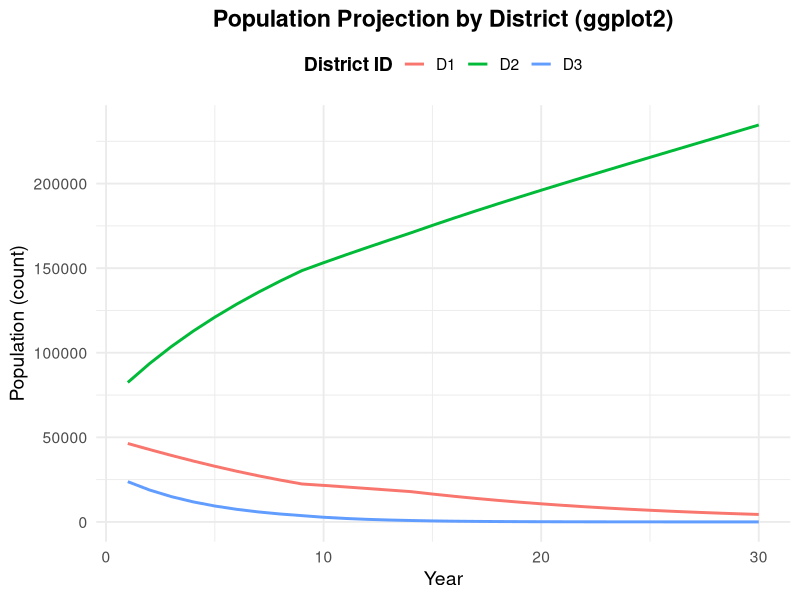

Generate this figure with R:
# --- Ghana District Population Model V1 ---
#
# File Purpose:
# This R script implements Version 1 of a multi-district population projection model,
# notionally for districts in Ghana. It simulates demographic changes over time,
# incorporating dynamic fertility and mortality rates influenced by structural factors,
# inter-district migration based on relative attractiveness, and the impact of
# pre-defined policy interventions on structural indicators.
#
# Components:
# 1. Parameter Initialization: Defines initial district characteristics, demographic
#    coefficients, migration weights, policy settings, and simulation duration.
# 2. Core Functions:
#    - Dynamic Demographic Rates: Calculates year-specific fertility and mortality.
#    - Migration: Determines inter-district migration flows.
#    - Policy Application: Modifies structural indicators based on scheduled policies.
# 3. Simulation Loop: Iterates through years, applying functions to update district
#    populations and indicators.
# 4. Results Output: Logs annual data and generates basic visualizations.
#
# Current Scope (V1):
# - Uses sample data for 3 hypothetical districts.
# - Incorporates 2 structural indicators (HealthcareAccessScore, EconomicOpportunityScore).
# - Implements a simplified policy mechanism (direct value change).
#
# Long-Term Vision:
# Designed with future scalability in mind to handle a larger number of districts
# (e.g., all 261 districts of Ghana), allow user-defined structural indicators to be
# read from external data files, and potentially model more complex demographic
# and socio-economic relationships.
#
# --- I. Global Parameters and Data Structures ---

# Section 1.1: Main District Data Frame
# This data frame holds the static and initial dynamic characteristics of each district.
districts_df <- data.frame(
  DistrictID = factor(c("D1", "D2", "D3")),    # Unique identifier for each district (factor)
  InitialPopulation = c(50000, 70000, 30000),  # Population count at the start of the simulation (numeric)
  BaseFertilityRate = c(0.035, 0.040, 0.030),  # Base per capita annual fertility rate (numeric, e.g., births per person per year)
  BaseMortalityRate = c(0.010, 0.008, 0.012),  # Base per capita annual mortality rate (numeric, e.g., deaths per person per year)
  HealthcareAccessScore = c(60, 75, 50),      # Score (0-100) representing healthcare access quality/availability (numeric)
  EconomicOpportunityScore = c(50, 80, 40)   # Score (0-100) representing economic opportunity level (numeric)
)
# SCALABILITY NOTE: This data frame can be expanded to include all 261 districts.
# Additional columns for more structural indicators can also be added. The rest of the
# script logic (e.g., loops, apply functions) is designed to adapt to the number of
# rows/indicators if column names are used consistently. For example, reading this
# from a CSV file would be a common next step for a larger dataset.

# Section 1.2: Coefficients for Dynamic Demographic Rates
# These coefficients determine how structural factors (scores) influence fertility and mortality.
# They represent the change in the respective demographic rate per unit point of the score.
# For V1, these are defined globally. In future versions, they could be district-specific or vary over time.

# Effect of HealthcareAccessScore on fertility.
coeff_fert_health_effect <- 0.0001 # Expected: Higher health score -> lower fertility. (Numeric: rate decrease per score point)

# Effect of EconomicOpportunityScore on fertility.
coeff_fert_econ_effect <- 0.0002   # Expected: Higher econ score -> lower fertility. (Numeric: rate decrease per score point)

# Effect of HealthcareAccessScore on mortality.
coeff_mort_health_effect <- 0.00015 # Expected: Higher health score -> lower mortality. (Numeric: rate decrease per score point)

# Effect of EconomicOpportunityScore on mortality.
coeff_mort_econ_effect <- 0.0001   # Expected: Higher econ score -> lower mortality. (Numeric: rate decrease per score point)

# Section 1.3: Migration Model Parameters
# These parameters control how migration flows are calculated based on district attractiveness.

# Weight for HealthcareAccessScore in calculating a district's attractiveness for migration.
migration_health_weight <- 0.4 # Numeric (0.0 to 1.0)

# Weight for EconomicOpportunityScore in calculating a district's attractiveness for migration.
migration_econ_weight <- 0.6   # Numeric (0.0 to 1.0)
# Note: For the current attractiveness calculation, these weights should ideally sum to 1.0
# if they are to represent direct proportions of the scores in a simple weighted sum.

# General scaling factor for overall migration propensity between districts.
base_migration_propensity <- 0.005 # Numeric. Represents the fraction of a district's population that
                                   # would consider moving per unit of normalized attractiveness difference (0-100 scale for difference).
                                   # E.g., if diff=10, 10 * 0.005 = 5% of source pop migrates.

# Section 1.4: Simulation Time
# Defines the duration of the simulation.
simulation_years <- 30  # Number of years to simulate (integer)

# Section 1.5: Pre-defined Policy List
# This list defines policy interventions that occur at specific years for specific districts.
# Each policy is a list containing:
#   - year: The simulation year the policy takes effect (integer).
#   - district_id: The DistrictID (factor or character) targeted by the policy.
#   - indicator_name: The column name (character) in the districts' status data frame to be changed
#                     (e.g., "HealthcareAccessScore", "EconomicOpportunityScore").
#   - new_value: The direct new value (numeric) to set for the indicator.
# For V1, policies provide a direct new value. Future versions could use multipliers or additive effects.

policy1 <- list(
  year = 10,
  district_id = "D1",
  indicator_name = "HealthcareAccessScore", 
  new_value = 85 
)

policy2 <- list(
  year = 15,
  district_id = "D2",
  indicator_name = "EconomicOpportunityScore",
  new_value = 90
)

# Combine all defined policies into a single list.
policies_list <- list(policy1, policy2) 
# SCALABILITY NOTE: Policy definitions could be read from an external file (e.g., CSV, JSON)
# or be more dynamically generated (e.g., through a UI or scenario builder) in a scaled-up version.

# Section 1.6: Results Storage Data Frame
# This data frame will store the state of each district for each year of the simulation.
# It is initialized as an empty data frame with predefined column names and types.
results_log_df <- data.frame(
  Year = integer(),                      # Simulation year (integer)
  DistrictID = factor(),                 # District identifier (factor)
  Population = numeric(),                # Population count at the end of the year (numeric)
  DynamicFertilityRate = numeric(),      # Calculated fertility rate for the year (numeric)
  DynamicMortalityRate = numeric(),      # Calculated mortality rate for the year (numeric)
  Births = numeric(),                    # Total births in the year (numeric)
  Deaths = numeric(),                    # Total deaths in the year (numeric)
  NetMigration = numeric(),              # Net migration count for the district in the year (numeric)
  HealthcareAccessScore = numeric(),     # Healthcare score at the end of the year (numeric, 0-100)
  EconomicOpportunityScore = numeric()   # Economic score at the end of the year (numeric, 0-100)
)
# Note: If the script is run multiple times in an interactive session, this line
# re-initializes results_log_df, effectively clearing previous run's results.

# --- End of I. Global Parameters and Data Structures ---

# --- II. Core Model Functions ---

# Section 2.1: Dynamic Demographic Rate Functions

# Function to calculate the dynamic fertility rate for a district.
# This rate is adjusted from a base rate based on current structural factor scores
# (healthcare and economic opportunity) and their respective impact coefficients.
# Args:
#   base_fertility (numeric): The district's base (initial) fertility rate.
#   health_score (numeric): The district's current HealthcareAccessScore (0-100).
#   econ_score (numeric): The district's current EconomicOpportunityScore (0-100).
#   c_fert_h_effect (numeric): Global coefficient for health score's effect on fertility.
#                              (Positive value implies rate decreases as score increases).
#   c_fert_e_effect (numeric): Global coefficient for econ score's effect on fertility.
#                              (Positive value implies rate decreases as score increases).
# Returns:
#   numeric: The calculated dynamic fertility rate (per capita, annual), ensured non-negative.
calculate_dynamic_fertility_rate <- function(base_fertility, health_score, econ_score, 
                                             c_fert_h_effect, c_fert_e_effect) {
  # Calculate the total adjustment based on health and economic scores multiplied by their effects.
  fertility_adjustment <- (health_score * c_fert_h_effect) + (econ_score * c_fert_e_effect)
  
  # Adjust the base rate. The effect coefficients determine direction (subtraction implies inverse relationship).
  dynamic_rate <- base_fertility - fertility_adjustment
  
  # Ensure the fertility rate does not fall below zero.
  dynamic_rate <- max(0, dynamic_rate)
  
  return(dynamic_rate)
}

# Function to calculate the dynamic mortality rate for a district.
# Similar to fertility, this rate is adjusted from a base rate based on structural factors.
# Args:
#   base_mortality (numeric): The district's base (initial) mortality rate.
#   health_score (numeric): The district's current HealthcareAccessScore (0-100).
#   econ_score (numeric): The district's current EconomicOpportunityScore (0-100).
#   c_mort_h_effect (numeric): Global coefficient for health score's effect on mortality.
#                              (Positive value implies rate decreases as score increases).
#   c_mort_e_effect (numeric): Global coefficient for econ score's effect on mortality.
#                              (Positive value implies rate decreases as score increases).
# Returns:
#   numeric: The calculated dynamic mortality rate (per capita, annual), ensured non-negative.
calculate_dynamic_mortality_rate <- function(base_mortality, health_score, econ_score, 
                                              c_mort_h_effect, c_mort_e_effect) {
  # Calculate the total adjustment based on health and economic scores.
  mortality_adjustment <- (health_score * c_mort_h_effect) + (econ_score * c_mort_e_effect)
  
  # Adjust the base rate.
  dynamic_rate <- base_mortality - mortality_adjustment
  
  # Ensure the mortality rate does not fall below zero.
  dynamic_rate <- max(0, dynamic_rate)
  
  return(dynamic_rate)
}

# Section 2.2: Migration Functions

# Function to calculate an attractiveness score for a single district.
# This score is a weighted sum of its structural factor scores.
# Args:
#   health_score (numeric): The district's current HealthcareAccessScore (0-100).
#   econ_score (numeric): The district's current EconomicOpportunityScore (0-100).
#   health_weight (numeric): Global weight for health score in attractiveness calculation.
#   econ_weight (numeric): Global weight for econ score in attractiveness calculation.
# Returns:
#   numeric: The calculated attractiveness score (typically 0-100 if weights sum to 1 and scores are 0-100).
calculate_district_attractiveness <- function(health_score, econ_score, health_weight, econ_weight) {
  # The scores are assumed to be on a 0-100 scale from input.
  # Weights are assumed to be normalized (e.g., sum to 1) for the resulting score to be easily interpretable.
  attractiveness <- (health_score * health_weight) + (econ_score * econ_weight)
  return(attractiveness)
}

# Function to calculate net migration for all districts based on relative attractiveness.
# It implements a pairwise comparison: for each pair of districts (i, j), if j is more
# attractive than i, a flow from i to j is calculated. Net migration for each district
# is the sum of its inflows minus the sum of its outflows.
# Args:
#   current_districts_data (data.frame): Data frame of current district status, must include
#                                       'DistrictID', 'Population', 'HealthcareAccessScore', 
#                                       'EconomicOpportunityScore'.
#   health_w (numeric): Global weight for health score in attractiveness.
#   econ_w (numeric): Global weight for econ score in attractiveness.
#   base_propensity (numeric): Global base migration propensity factor.
# Returns:
#   numeric vector: A vector of net migration counts for each district, in the same order as
#                   rows in `current_districts_data`. Positive values mean net inflow, negative mean net outflow.
calculate_interdistrict_migration <- function(current_districts_data, health_w, econ_w, base_propensity) {
  
  num_districts <- nrow(current_districts_data)
  
  # 1. Calculate Attractiveness for all Districts
  # Create a temporary working data frame to hold attractiveness and current population.
  mig_calc_df <- current_districts_data 
  mig_calc_df$Attractiveness <- numeric(num_districts)
  
  for (k in 1:num_districts) {
    mig_calc_df$Attractiveness[k] <- calculate_district_attractiveness(
      health_score = mig_calc_df$HealthcareAccessScore[k],
      econ_score = mig_calc_df$EconomicOpportunityScore[k],
      health_weight = health_w,
      econ_weight = econ_w
    )
  }
  
  # 2. Initialize Net Migration Vector
  # This vector will store the net migration for each district.
  net_migration_final <- numeric(num_districts)
  names(net_migration_final) <- mig_calc_df$DistrictID # For clarity, not strictly needed for calculation

  # 3. Calculate Pairwise Migration Flows
  # Iterate through all possible pairs of origin (i) and destination (j) districts.
  # SCALABILITY NOTE: The current pairwise calculation of flows is O(N^2) where N is number of districts.
  # For a very large N (e.g., 261 districts), performance might be a concern (261^2 is ~68k pairs).
  # Optimized matrix operations or alternative migration modeling approaches (e.g., gravity models,
  # batched calculations) might be explored for substantial performance gains in scaled-up versions.
  for (i in 1:num_districts) {
    for (j in 1:num_districts) {
      if (i == j) {
        next # Skip migration from a district to itself
      }
      
      # Calculate attractiveness difference: positive if j is more attractive than i.
      attractiveness_difference_j_vs_i <- mig_calc_df$Attractiveness[j] - mig_calc_df$Attractiveness[i]
      
      if (attractiveness_difference_j_vs_i > 0) { # If district j is more attractive than district i
        # Potential flow from district i to district j.
        # Flow is proportional to the attractiveness difference, the origin population, and base propensity.
        # The attractiveness_difference is on a 0-100 scale.
        flow_i_to_j <- attractiveness_difference_j_vs_i * mig_calc_df$Population[i] * base_propensity
        
        # Cap the flow: e.g., at most 50% of origin district's population can flow to any single other district.
        # This prevents unrealistic depletion in one step to one destination.
        flow_i_to_j <- min(flow_i_to_j, mig_calc_df$Population[i] * 0.50)
        
        # Update net migration: district i loses population, district j gains population.
        # This method ensures population is conserved across all districts (sum of net_migration_final is zero).
        net_migration_final[i] <- net_migration_final[i] - flow_i_to_j 
        net_migration_final[j] <- net_migration_final[j] + flow_i_to_j 
      }
    }
  }
  
  return(net_migration_final)
}

# Section 2.3: Policy Function

# Function to apply scheduled policies to the districts' structural indicators.
# Policies are defined in `policies_list` and are triggered if a policy's defined
# year matches the current simulation year.
# Args:
#   current_districts_status_df (data.frame): Data frame with current district status (DistrictID, 
#                                             HealthcareAccessScore, EconomicOpportunityScore, Population etc.).
#                                             This data frame is copied, and the copy is modified and returned.
#   list_of_policies (list): A list of policy definitions. Each policy is a list containing
#                            `year`, `district_id`, `indicator_name`, and `new_value`.
#   current_sim_year (integer): The current year in the simulation.
# Returns:
#   data.frame: The `updated_districts_df` with policy effects applied for the current year.
#               If no policies apply, the original data frame is returned.
apply_district_policy <- function(current_districts_status_df, list_of_policies, current_sim_year) {
  
  updated_districts_df <- current_districts_status_df # Make a copy to modify and return
  
  for (policy in list_of_policies) {
    if (policy$year == current_sim_year) {
      # Find the row index for the district specified in the policy.
      # Using `as.character` for matching in case DistrictID is a factor.
      row_index <- which(as.character(updated_districts_df$DistrictID) == as.character(policy$district_id))
      
      if (length(row_index) == 1) { # Ensure exactly one district is found.
        indicator_to_change <- policy$indicator_name
        new_indicator_value <- policy$new_value
        
        # Check if the indicator_name actually exists as a column before trying to update.
        if (indicator_to_change %in% names(updated_districts_df)) {
          old_value <- updated_districts_df[row_index, indicator_to_change]
          
          # Update the value in the specified row and column.
          updated_districts_df[row_index, indicator_to_change] <- new_indicator_value
          
          message(paste0("Policy Applied in Year ", current_sim_year, 
                         ": District ", policy$district_id, 
                         "'s '", indicator_to_change, 
                         "' changed from ", round(old_value, 2),
                         " to ", round(new_indicator_value, 2), "."))
        } else {
          # Warning if the specified indicator column doesn't exist.
          warning(paste0("Policy Warning in Year ", current_sim_year, 
                         ": Indicator '", indicator_to_change, 
                         "' not found in districts data frame for District ", policy$district_id, ". Policy not applied."))
        }
      } else if (length(row_index) == 0) {
        # Warning if the target district ID is not found.
        warning(paste0("Policy Warning in Year ", current_sim_year, 
                       ": District ID '", policy$district_id, "' not found. Policy not applied."))
      } else {
        # Warning if multiple matches for the district ID are found (should not happen with unique IDs).
        warning(paste0("Policy Warning in Year ", current_sim_year, 
                       ": Multiple matches for District ID '", policy$district_id, "' found. Policy not applied."))
      }
    }
  }
  
  return(updated_districts_df)
}
# --- End of II. Core Model Functions ---

# --- III. Simulation Loop ---
message("--- Starting Simulation ---") # Changed print to message for consistency

# Section 3.1: Initialize Current State for Simulation
# Create a working copy of the district data. This data frame will be updated each year.
# It needs to include columns for all indicators that might be affected by policies
# and those needed for calculations (Population, scores, base rates).
current_districts_status_df <- districts_df[, c("DistrictID", "BaseFertilityRate", "BaseMortalityRate", "HealthcareAccessScore", "EconomicOpportunityScore")]
current_districts_status_df$Population <- districts_df$InitialPopulation # Use 'Population' for current year's population.

num_all_districts <- nrow(current_districts_status_df)

# Section 3.2: Main Loop through Simulation Years
for (year in 1:simulation_years) {
  message(paste("--- Simulating Year:", year, "of", simulation_years, "---"))

  # Step A: Apply Policy Changes
  # Policies modify structural indicators (e.g., HealthcareAccessScore) for the current year.
  current_districts_status_df <- apply_district_policy(
    current_districts_status_df = current_districts_status_df,
    list_of_policies = policies_list,
    current_sim_year = year
  )
  
  # Step B: Calculate Demographics and Update Population (Natural Increase)
  # These calculations are done district by district.
  # Initialize vectors to store this year's calculated values for logging.
  current_dynamic_fertility_rates <- numeric(num_all_districts)
  current_dynamic_mortality_rates <- numeric(num_all_districts)
  births_this_year <- numeric(num_all_districts)
  deaths_this_year <- numeric(num_all_districts)
  
  for (i in 1:num_all_districts) {
    district_data_row <- current_districts_status_df[i, ]
    
    # Calculate dynamic demographic rates for the current district.
    dynamic_fert_rate <- calculate_dynamic_fertility_rate(
      base_fertility = district_data_row$BaseFertilityRate,
      health_score = district_data_row$HealthcareAccessScore,
      econ_score = district_data_row$EconomicOpportunityScore,
      c_fert_h_effect = coeff_fert_health_effect,
      c_fert_e_effect = coeff_fert_econ_effect
    )
    current_dynamic_fertility_rates[i] <- dynamic_fert_rate # Store for logging
    
    dynamic_mort_rate <- calculate_dynamic_mortality_rate(
      base_mortality = district_data_row$BaseMortalityRate,
      health_score = district_data_row$HealthcareAccessScore,
      econ_score = district_data_row$EconomicOpportunityScore,
      c_mort_h_effect = coeff_mort_health_effect,
      c_mort_e_effect = coeff_mort_econ_effect
    )
    current_dynamic_mortality_rates[i] <- dynamic_mort_rate # Store for logging
    
    # Calculate absolute number of births and deaths.
    # Population used is from the start of the year (before this year's natural increase or migration).
    num_births <- district_data_row$Population * dynamic_fert_rate
    births_this_year[i] <- num_births # Store for logging
    
    num_deaths <- district_data_row$Population * dynamic_mort_rate
    deaths_this_year[i] <- num_deaths # Store for logging
    
    # Update population based on natural increase (births - deaths).
    current_districts_status_df$Population[i] <- current_districts_status_df$Population[i] + num_births - num_deaths
    current_districts_status_df$Population[i] <- max(0, current_districts_status_df$Population[i]) # Ensure population is not negative.
  }
  
  # Step C: Calculate Inter-District Migration
  # This function returns a vector of net migrants for each district.
  # Population data used by this function is after natural increase but before migration adjustment for the year.
  net_migration_vector <- calculate_interdistrict_migration(
    current_districts_data = current_districts_status_df, 
    health_w = migration_health_weight,
    econ_w = migration_econ_weight,
    base_propensity = base_migration_propensity
  )
  
  # Step D: Update Populations due to Migration
  # Apply the net migration to each district's population.
  for (i in 1:num_all_districts) {
    current_districts_status_df$Population[i] <- current_districts_status_df$Population[i] + net_migration_vector[i]
    current_districts_status_df$Population[i] <- max(0, current_districts_status_df$Population[i]) # Ensure population is not negative.
  }
  
  # Step E: Log Results for the Current Year
  # For each district, create a row with all relevant data for the year and append to results_log_df.
  for (j in 1:num_all_districts) {
    log_row <- data.frame(
      Year = year,
      DistrictID = current_districts_status_df$DistrictID[j],
      Population = current_districts_status_df$Population[j], # Population at end of year
      DynamicFertilityRate = current_dynamic_fertility_rates[j],
      DynamicMortalityRate = current_dynamic_mortality_rates[j],
      Births = births_this_year[j],
      Deaths = deaths_this_year[j],
      NetMigration = net_migration_vector[j], 
      HealthcareAccessScore = current_districts_status_df$HealthcareAccessScore[j], # Score as of end of year (after policy)
      EconomicOpportunityScore = current_districts_status_df$EconomicOpportunityScore[j] # Score as of end of year
    )
    
    # Append the log row to the main results data frame.
    # SCALABILITY NOTE: For a large number of districts and simulation_years, repeatedly using
    # rbind() in a loop can be inefficient due to repeated memory reallocations. Consider
    # pre-allocating the results_log_df with NA values and filling rows by index, or using
    # a list of data frames and then a single dplyr::bind_rows() or data.table::rbindlist()
    # call after the loop for significantly better performance in scaled-up versions.
    results_log_df <- rbind(results_log_df, log_row)
  }
  
} # End of simulation loop for 'year'

# Section 3.3: After the Loop Completion Message
message("--- Simulation loop complete. Detailed results stored in results_log_df. ---")
# --- End of III. Simulation Loop ---

# --- IV. Results Output ---
message("--- Preparing Results Output ---")

# Section 4.1: Print Head and Tail of Detailed Log
message("Displaying summary of results_log_df:")
print("First few rows of results_log_df:")
print(head(results_log_df))

print("Last few rows of results_log_df:")
print(tail(results_log_df))

# Section 4.2: Population Trajectories Plot
message("Generating population trajectories plot...")

# Attempt to use ggplot2 for plotting; if not available, use base R.
if (suppressWarnings(require(ggplot2, quietly = TRUE))) {
    message("ggplot2 package is available. Generating plot using ggplot2...")
    plot_title <- "Population Projection by District (ggplot2)"
    
    # Ensure DistrictID in results_log_df is treated as a factor for correct color mapping and legend.
    results_log_df$DistrictID <- factor(results_log_df$DistrictID)
    
    population_plot <- ggplot(results_log_df, aes(x = Year, y = Population, group = DistrictID, color = DistrictID)) +
                       geom_line(linewidth = 1) + 
                       labs(title = plot_title, x = "Year", y = "Population (count)", color = "District ID") +
                       theme_minimal(base_size = 14) +
                       theme(
                         plot.title = element_text(hjust = 0.5, face = "bold"),
                         legend.title = element_text(face = "bold"),
                         legend.position = "top" # More conventional position for legends
                       )
    print(population_plot) # Display the plot
    message("ggplot2 plot generated and displayed.")
    
} else {
    message("ggplot2 package not available. Generating plot using Base R graphics.")
    message("For a potentially more aesthetically pleasing plot, consider installing ggplot2: install.packages('ggplot2')")
    
    unique_districts <- levels(factor(results_log_df$DistrictID)) # Use levels of factor for defined order
    
    # Define a palette of colors for base R plotting.
    base_plot_colors <- c("blue", "red", "green3", "purple", "orange", "brown", "pink", "grey20")
    if (length(unique_districts) > length(base_plot_colors)) {
        warning("More districts than predefined base colors. Colors will be recycled.")
        plot_colors <- rep(base_plot_colors, length.out = length(unique_districts))
    } else {
        plot_colors <- base_plot_colors[1:length(unique_districts)]
    }

    # Determine overall y-axis limits to accommodate all district populations.
    y_min <- min(results_log_df$Population, na.rm = TRUE)
    y_max <- max(results_log_df$Population, na.rm = TRUE)
    y_padding <- (y_max - y_min) * 0.05 # Add 5% padding
    y_limits <- c(y_min - y_padding, y_max + y_padding)
    y_limits[1] <- max(0, y_limits[1]) # Ensure y-axis doesn't go below 0

    # Create the initial plot for the first district.
    if (length(unique_districts) > 0) {
        first_district_data <- subset(results_log_df, DistrictID == unique_districts[1])
        plot(first_district_data$Year, first_district_data$Population, type = "l", col = plot_colors[1],
             lwd = 2, ylim = y_limits, xlab = "Year", ylab = "Population (count)",
             main = "Population Projection by District (Base R)")

        # Add lines for other districts to the same plot.
        if (length(unique_districts) > 1) {
            for (d_idx in 2:length(unique_districts)) {
                district_data <- subset(results_log_df, DistrictID == unique_districts[d_idx])
                lines(district_data$Year, district_data$Population, type = "l", col = plot_colors[d_idx], lwd = 2)
            }
        }

        # Add a legend to the plot.
        legend("topright", legend = unique_districts, col = plot_colors, lty = 1, lwd = 2, cex = 0.8, 
               title = "District ID", box.lty = 0) # box.lty=0 for no box around legend
        message("Base R plot generated and displayed.")
    } else {
        message("No data available in results_log_df to generate Base R plot.")
    }
}
# --- End of IV. Results Output ---

# --- End of GhanaDistrictModel_V1 Script ---
message("--- GhanaDistrictModel_V1 script execution finished. ---")
